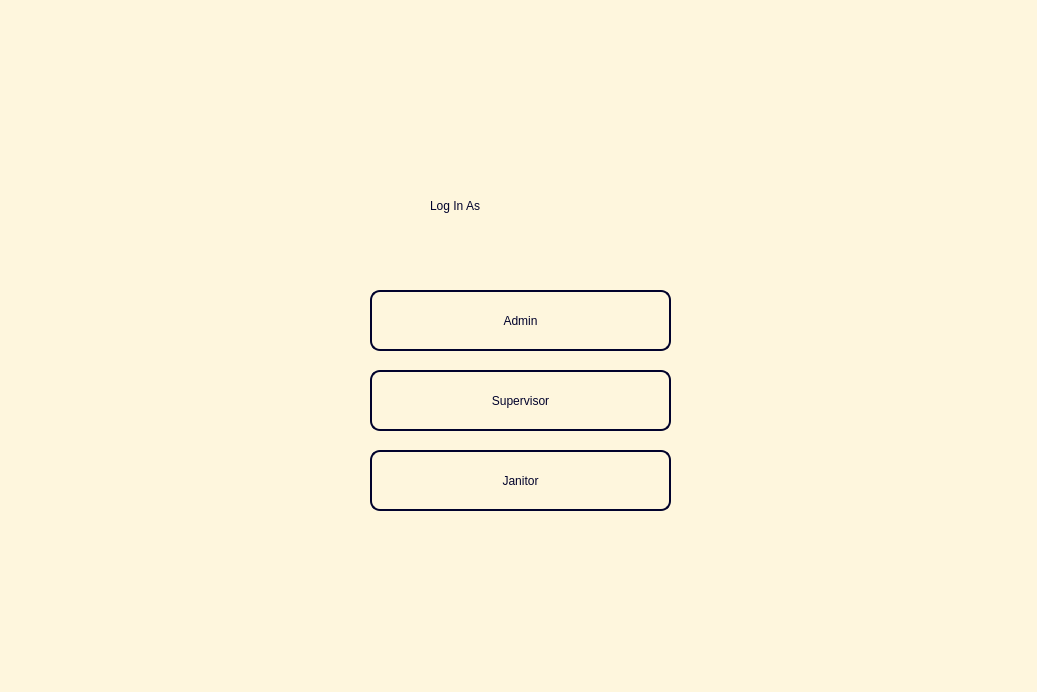
<?xml version="1.0" encoding="UTF-8"?>
<ui version="4.0">
 <class>Dialog</class>
 <widget class="QDialog" name="Dialog">
  <property name="geometry">
   <rect>
    <x>0</x>
    <y>0</y>
    <width>1037</width>
    <height>692</height>
   </rect>
  </property>
  <property name="windowTitle">
   <string>Dialog</string>
  </property>
  <property name="styleSheet">
   <string notr="true">QDialog#Dialog{
background-color:rgb(254, 246, 221);
border-image:url();
}

</string>
  </property>
  <widget class="QLabel" name="label">
   <property name="geometry">
    <rect>
     <x>430</x>
     <y>170</y>
     <width>221</width>
     <height>71</height>
    </rect>
   </property>
   <property name="styleSheet">
    <string notr="true">font: 75 32pt &quot;MS Shell Dlg 2&quot;;
color:rgb(1, 2, 44);</string>
   </property>
   <property name="text">
    <string>Log In As</string>
   </property>
  </widget>
  <widget class="QPushButton" name="btnAdmin">
   <property name="geometry">
    <rect>
     <x>370</x>
     <y>290</y>
     <width>301</width>
     <height>61</height>
    </rect>
   </property>
   <property name="styleSheet">
    <string notr="true">/*background:rgb(1, 2, 44);*/
#btnAdmin{
font: 75 26pt &quot;MS Shell Dlg 2&quot;;
color:rgb(1, 2, 44);
border:2px solid rgb(1,2,44);
border-radius:10px;
}
#btnAdmin:hover{
background:rgb(1,2,44);
border:0px;
color:#fff;
}</string>
   </property>
   <property name="text">
    <string>Admin</string>
   </property>
  </widget>
  <widget class="QPushButton" name="btnSupervisor">
   <property name="geometry">
    <rect>
     <x>370</x>
     <y>370</y>
     <width>301</width>
     <height>61</height>
    </rect>
   </property>
   <property name="styleSheet">
    <string notr="true">/*background:rgb(1, 2, 44);*/
#btnSupervisor{
font: 75 26pt &quot;MS Shell Dlg 2&quot;;
color:rgb(1, 2, 44);
border:2px solid rgb(1,2,44);
border-radius:10px;
}
#btnSupervisor:hover{
background:rgb(1,2,44);
border:0px;
color:#fff;
}</string>
   </property>
   <property name="text">
    <string>Supervisor</string>
   </property>
  </widget>
  <widget class="QPushButton" name="btnJanitor">
   <property name="geometry">
    <rect>
     <x>370</x>
     <y>450</y>
     <width>301</width>
     <height>61</height>
    </rect>
   </property>
   <property name="styleSheet">
    <string notr="true">/*background:rgb(1, 2, 44);*/
#btnJanitor{
font: 75 26pt &quot;MS Shell Dlg 2&quot;;
color:rgb(1, 2, 44);
border:2px solid rgb(1,2,44);
border-radius:10px;
}
#btnJanitor:hover{
background:rgb(1,2,44);
border:0px;
color:#fff;
}</string>
   </property>
   <property name="text">
    <string>Janitor</string>
   </property>
  </widget>
 </widget>
 <resources/>
 <connections/>
</ui>
